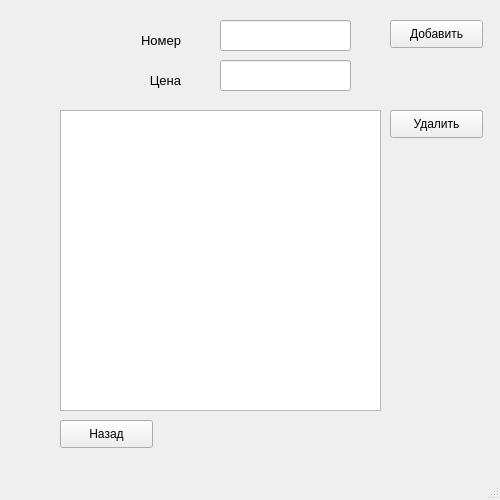
<?xml version="1.0" encoding="UTF-8"?>
<ui version="4.0">
 <class>MainWindow</class>
 <widget class="QMainWindow" name="MainWindow">
  <property name="geometry">
   <rect>
    <x>0</x>
    <y>0</y>
    <width>500</width>
    <height>500</height>
   </rect>
  </property>
  <property name="windowTitle">
   <string>MainWindow</string>
  </property>
  <widget class="QWidget" name="centralwidget">
   <widget class="QPushButton" name="pushButton_3">
    <property name="geometry">
     <rect>
      <x>60</x>
      <y>420</y>
      <width>93</width>
      <height>28</height>
     </rect>
    </property>
    <property name="text">
     <string>Назад</string>
    </property>
   </widget>
   <widget class="QPushButton" name="pushButton">
    <property name="geometry">
     <rect>
      <x>390</x>
      <y>20</y>
      <width>93</width>
      <height>28</height>
     </rect>
    </property>
    <property name="text">
     <string>Добавить</string>
    </property>
   </widget>
   <widget class="QPushButton" name="pushButton_2">
    <property name="geometry">
     <rect>
      <x>390</x>
      <y>110</y>
      <width>93</width>
      <height>28</height>
     </rect>
    </property>
    <property name="text">
     <string>Удалить</string>
    </property>
   </widget>
   <widget class="QLineEdit" name="lineEdit">
    <property name="geometry">
     <rect>
      <x>220</x>
      <y>20</y>
      <width>131</width>
      <height>31</height>
     </rect>
    </property>
   </widget>
   <widget class="QTableWidget" name="tableWidget">
    <property name="geometry">
     <rect>
      <x>60</x>
      <y>110</y>
      <width>321</width>
      <height>301</height>
     </rect>
    </property>
   </widget>
   <widget class="QLabel" name="label_Type">
    <property name="geometry">
     <rect>
      <x>50</x>
      <y>70</y>
      <width>131</width>
      <height>21</height>
     </rect>
    </property>
    <property name="font">
     <font>
      <pointsize>10</pointsize>
     </font>
    </property>
    <property name="text">
     <string>Цена</string>
    </property>
    <property name="alignment">
     <set>Qt::AlignRight|Qt::AlignTrailing|Qt::AlignVCenter</set>
    </property>
   </widget>
   <widget class="QLabel" name="label_Char">
    <property name="geometry">
     <rect>
      <x>50</x>
      <y>30</y>
      <width>131</width>
      <height>21</height>
     </rect>
    </property>
    <property name="font">
     <font>
      <pointsize>10</pointsize>
     </font>
    </property>
    <property name="text">
     <string>Номер</string>
    </property>
    <property name="alignment">
     <set>Qt::AlignRight|Qt::AlignTrailing|Qt::AlignVCenter</set>
    </property>
   </widget>
   <widget class="QLineEdit" name="lineEdit_2">
    <property name="geometry">
     <rect>
      <x>220</x>
      <y>60</y>
      <width>131</width>
      <height>31</height>
     </rect>
    </property>
   </widget>
  </widget>
  <widget class="QMenuBar" name="menubar">
   <property name="geometry">
    <rect>
     <x>0</x>
     <y>0</y>
     <width>500</width>
     <height>26</height>
    </rect>
   </property>
  </widget>
  <widget class="QStatusBar" name="statusbar"/>
 </widget>
 <resources/>
 <connections/>
</ui>
